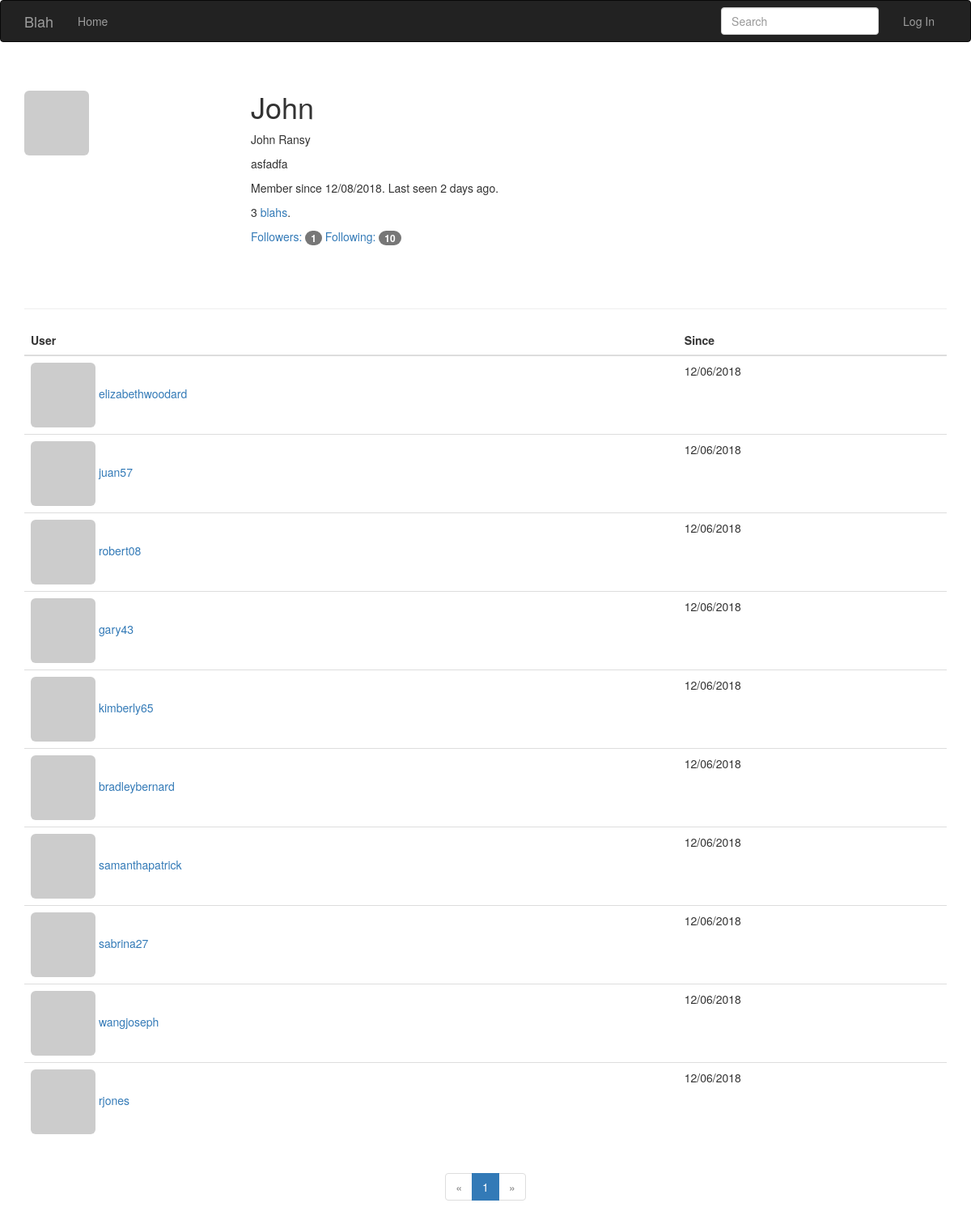
/followed-by/John, run on the app's committed database.
### app/models.py (models this page shows, shortened)
class User(UserMixin, db.Model):
    __tablename__ = 'users'
    id = db.Column(db.Integer, primary_key=True)
    email = db.Column(db.String(64), unique=True, index=True)
    username = db.Column(db.String(64), unique=True, index=True)
    role_id = db.Column(db.Integer, db.ForeignKey('roles.id'))
    password_hash = db.Column(db.String(128))
    confirmed = db.Column(db.Boolean, default=False)
    name = db.Column(db.String(64))
    location = db.Column(db.String(64))
    about_me = db.Column(db.Text())
    member_since = db.Column(db.DateTime(), default=datetime.utcnow)
    last_seen = db.Column(db.DateTime(), default=datetime.utcnow)
    avatar_hash = db.Column(db.String(32))
    posts = db.relationship('Post', backref='author', lazy='dynamic')
    followed = db.relationship('Follow',
                               foreign_keys=[Follow.follower_id],
                               backref=db.backref('follower', lazy='joined'),
                               lazy='dynamic',
                               cascade='all, delete-orphan')
    followers = db.relationship('Follow',
                                foreign_keys=[Follow.followed_id],
                                backref=db.backref('followed', lazy='joined'),
                                lazy='dynamic',
                                cascade='all, delete-orphan')
    @property
    def password(self):
        raise AttributeError('Password is not a readable attribute')
    def gravatar(self, size=100, default='identicon', rating='g'):
        if request.is_secure:
            url = 'https://secure.gravatar.com/avatar'
        else:
            url = 'https://www.gravatar.com/avatar'
        hash = hashlib.md5(self.email.lower().encode('utf-8')).hexdigest()
        return '{url}/{hash}?s={size}&d={default}&r={rating}'.format(
            url=url, hash=hash, size=size, default=default, rating=rating)

class Follow(db.Model):
    __tablename__ = 'follows'
    follower_id = db.Column(db.Integer, db.ForeignKey('users.id'),
                            primary_key=True)
    followed_id = db.Column(db.Integer, db.ForeignKey('users.id'),
                            primary_key=True)
    timestamp = db.Column(db.DateTime, default=datetime.utcnow)

### app/main/views.py (the view)
@main.route('/followed-by/<username>')
def followed_by(username):
    user = User.query.filter_by(username=username).first()
    if user is None:
        flash('Invalid user.')
        return redirect(url_for('.index'))
    page = request.args.get('page', 1, type=int)
    pagination = user.followed.paginate(
        page, per_page=current_app.config['FOLLOWERS_PER_PAGE'],
        error_out=False)
    follows = [{'user': item.followed, 'timestamp': item.timestamp}
               for item in pagination.items]
    return render_template('followers.html', user=user, title="Followed by",
                           endpoint='.followed_by', pagination=pagination,
                           follows=follows)

### app/main/forms.py
class SearchForm(FlaskForm):
    q = StringField(_l('Search'), validators=[DataRequired()])
    def __init__(self, *args, **kwargs):
        if 'formdata' not in kwargs:
            kwargs['formdata'] = request.args
        if 'csrf_enabled' not in kwargs:
            kwargs['csrf_enabled'] = False
        super(SearchForm, self).__init__(*args, **kwargs)

### app/auth/views.py (called while the page is built)
@auth.before_app_request
def before_request():
    if current_user.is_authenticated:
        current_user.ping()
        if not current_user.confirmed \
                and request.endpoint \
                and request.blueprint != 'auth' \
                and request.endpoint != 'static':
            return redirect(url_for('auth.unconfirmed'))

### app/main/__init__.py (called while the page is built)
@main.app_context_processor
def inject_permissions():
    return dict(Permission=Permission)

### app/main/views.py (called while the page is built)
@main.before_app_request
def before_request():
    current_user.last_seen = datetime.utcnow()
    db.session.commit()
    g.search_form = SearchForm()
    g.locale = str(get_locale())

### app/models.py (called while the page is built)
    @classmethod
    def before_commit(cls, session):
        session._changes = {
            'add': list(session.new),
            'update': list(session.dirty),
            'delete': list(session.deleted)
        }

    @classmethod
    def after_commit(cls, session):
        for obj in session._changes['add']:
            if isinstance(obj, SearchableMixin):
                add_to_index(obj.__tablename__, obj)
        for obj in session._changes['update']:
            if isinstance(obj, SearchableMixin):
                add_to_index(obj.__tablename__, obj)
        for obj in session._changes['delete']:
            if isinstance(obj, SearchableMixin):
                remove_from_index(obj.__tablename__, obj)
        session._changes = None

    def can(self, permissions):
        return False

    def is_administrator(self):
        return False

### app/templates/followers.html (shortened to what this page needs)
{% extends "base.html" %}
{% import "bootstrap/wtf.html" as wtf %}
{% import "macros.html" as macros %}
{% block page_content %}
<div class="page-header">
  <img class="img-rounded profile-thumbnail" src="{{ user.gravatar(size=256) }}">
  <div class="profile-header">
    <h1>{{ user.username }}</h1>
    {% if user.name or user.location %}
    <p>
        {% if user.name %}{{ user.name }}{% endif %}
    </p>
    {% endif %}
    {% if user.about_me %}<p>{{ user.about_me }}</p>{% endif %}
    <p>Member since {{ moment(user.member_since).format('L') }}. Last seen {{ moment(user.last_seen).fromNow() }}.</p>
    <p>{{ user.posts.count() }} <a href="{{ url_for('.user', username=user.username) }}">blahs</a>.</p>
    <p>
        <a href="{{ url_for('.followers', username=user.username) }}">Followers: <span class="badge">{{ user.followers.count() - 1}}</span></a>
        <a href="{{ url_for('.followed_by', username=user.username) }}">Following: <span class="badge">{{ user.followed.count() - 1}}</span></a>
    </p>
  </div>
</div>
<table class="table table-hover followers">
    <thead><tr><th>User</th><th>Since</th></tr></thead>
    {% for follow in follows %}
    {% if follow.user != user %}
    <tr>
        <td>
            <a href="{{ url_for('.user', username = follow.user.username) }}">
                <img class="img-rounded" src="{{ follow.user.gravatar(size=32) }}">
                {{ follow.user.username }}
            </a>
        </td>
        <td>{{ moment(follow.timestamp).format('L') }}</td>
    </tr>
    {% endif %}
    {% endfor %}
</table>
<div class="text-center">
    {{ macros.pagination_widget(pagination, endpoint, username = user.username) }}
</div>
{% endblock %}

### app/static/styles.css (style rules this page uses)
.profile-thumbnail { position: absolute; }
.profile-header { min-height: 260px; margin-left: 280px; }

### data on the page
User: username "John", name "John Ransy", about_me "asfadfa", member_since "12/08/2018", last_seen "2 days ago"
User: user.username "elizabethwoodard"
Follow: timestamp "12/06/2018"
User: user.username "juan57"
Follow: timestamp "12/06/2018"
User: user.username "robert08"
Follow: timestamp "12/06/2018"
User: user.username "gary43"
Follow: timestamp "12/06/2018"
User: user.username "kimberly65"
Follow: timestamp "12/06/2018"
User: user.username "bradleybernard"
Follow: timestamp "12/06/2018"
User: user.username "samanthapatrick"
Follow: timestamp "12/06/2018"
User: user.username "sabrina27"
Follow: timestamp "12/06/2018"
User: user.username "wangjoseph"
Follow: timestamp "12/06/2018"
User: user.username "rjones"
Follow: timestamp "12/06/2018"

### other printed values
{{ user.posts.count() }} "3"
{{ user.followers.count() - 1 }} "1"
{{ user.followed.count() - 1 }} "10"
{{ p }} "1"
